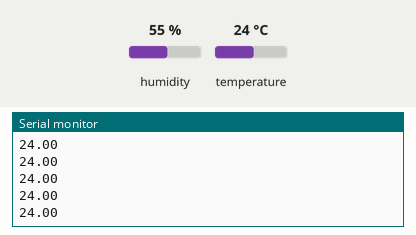
Simulated run of this sketch. Board: Arduino Mega 2560, built with avr-gcc and run on an emulated ATmega2560. Shown: the last lines printed to the serial monitor. Inputs (shaded band) come from the test bench; at power-on: temperature 24 °C, humidity 55 %.

Above: at 1.2 s.
1.3 s: temperature set to 12 °C
At 2.4 s:
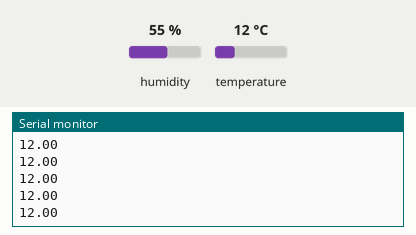
2.8 s: temperature set to 19 °C
At 3.6 s:
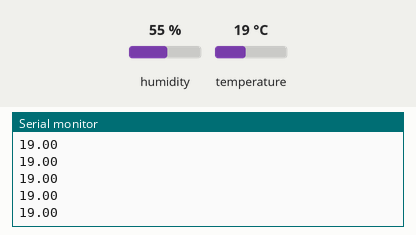
Timing chart, 0 to 5.8 s (numbered marks = the images above; inputs shaded):
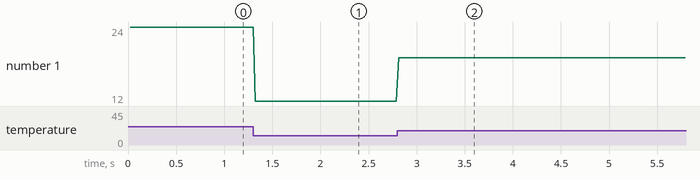

The sketch:

pressure_and_temp.ino
```cpp
#include "SPI.h"
#include "Adafruit_GFX.h"
#include "Adafruit_ILI9341.h"
#include <Wire.h>
#include <Adafruit_BMP280.h>
#include <dht.h>


dht DHT;
#define DHT11_PIN 28
// Adafruit_BMP280 bmp280; // tworzymy odnośnik do biblioteki

// //bool setSDA(pin_size_t sda);
// //bool setSCL(pin_size_t scl);

// const int mpu_addr=0x68;
// bool setSDA(pin_size_t sda);
// bool setSCL(pin_size_t scl);
void setup() {
  // Wire.begin();
  // Wire.setClock(400000L); // Set I2C frequency to 400kHz
  // Wire.beginTransmission(mpu_addr);
  // Wire.write(0x6B);
  // Wire.write(0); // wake up the mpu6050
  // Wire.endTransmission(true);
  Serial.begin(9600);
  //pinMode(28, INPUT);
  // Serial.println("Arduino + BMP280");

  // if (!bmp280.begin(0x76)) //w nawiasie podajemy nasz adres I2C tutaj wpisałem 0x76
  // {  // sprawdzamy czy czujnik odpowiada jesli nie wyświetlamy komunikat o błędzie
  //   Serial.println("Nie znaleziono czujnika - sprawdź połączenie!");
  //   while (1);
  // }

}

void loop()
{
  int chk = DHT.read11(DHT11_PIN);
  Serial.println(DHT.temperature);
  // odczytujemy temperaturę, ciśnienie i wysokość
  // float temperature = bmp280.readTemperature();
  // float pressure    = bmp280.readPressure();
  // float altitude_   = bmp280.readAltitude(1013.25);


  // // Wypisujemy wyniki pomiarów
  // // 1:  temperatura
  // Serial.print("Temperatura = ");
  // Serial.print(temperature);
  // Serial.println("°C");
  // // 2:  ciśnienie
  // Serial.print("Ciśnienie    = ");
  // Serial.print(pressure/100);
  // Serial.println("hPa");
  // // 3:  wysokość
  // Serial.print("Wysokość = ");
  // Serial.print(altitude_);
  // Serial.println("m");

  // Serial.println();  // nowa linie
  // delay(2000);       // czekamy 2 sekundy

}
// koniec programu, wykonuje się w pętli od nowa
```

Measured:
- after the input at 1.3 s, the serial monitor: prints a new line at once (image 1)
- after the input at 2.8 s, the serial monitor: prints a new line at once (image 2)
- plotted number 1: 24 → 12 after the input at 1.3 s, 12 → 19 after the input at 2.8 s
